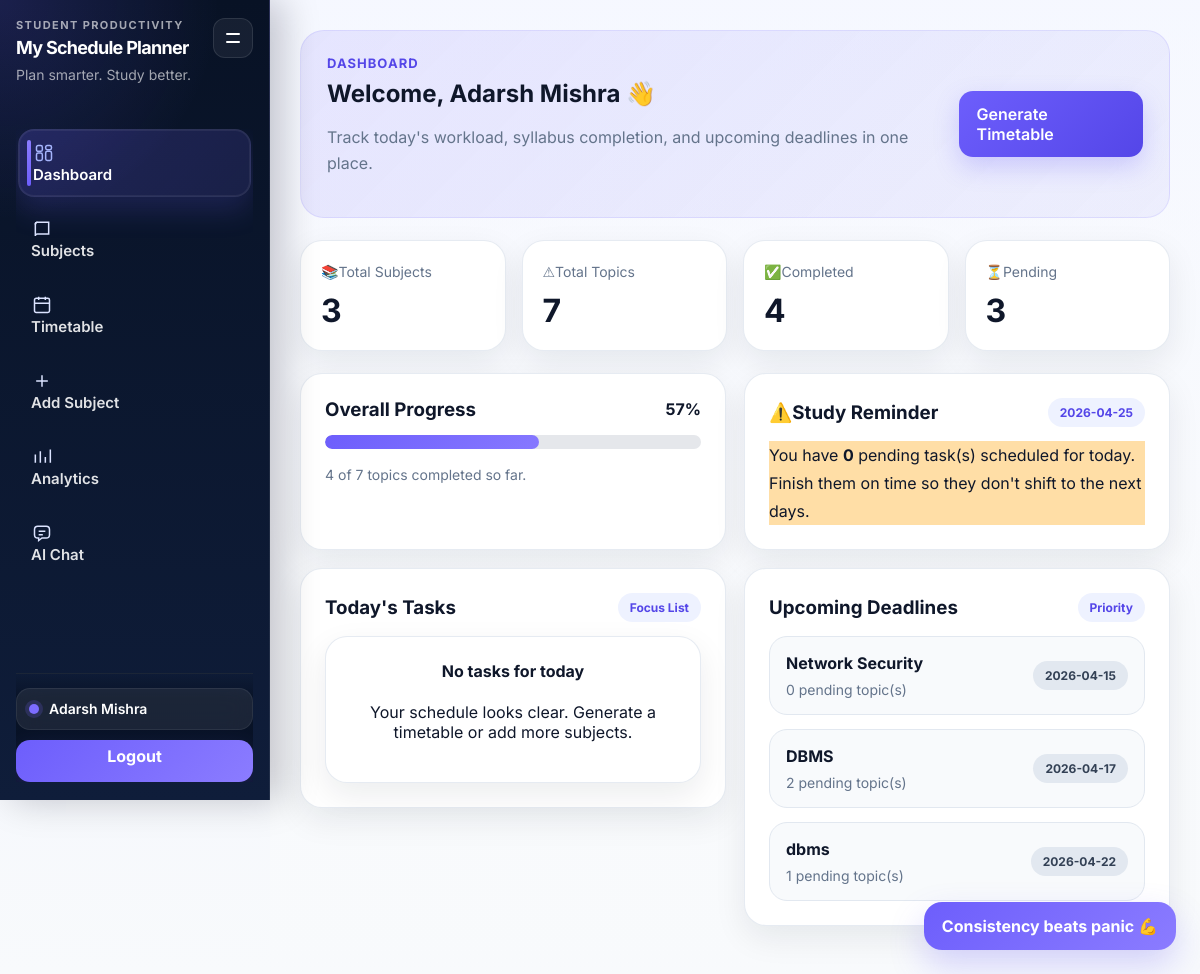
/dashboard (signed in), run on the app's committed database.
### tables this page shows
CREATE TABLE subjects (
        id INTEGER PRIMARY KEY AUTOINCREMENT,
        user_id INTEGER,
        name TEXT,
        deadline TEXT,
        difficulty TEXT
    );

### app.py (the view)
@app.route('/dashboard')
@login_required
def dashboard():
    user_id = session['user_id']
    today = date.today().strftime('%Y-%m-%d')
    conn = get_db()
    cur = conn.cursor()
    cur.execute('SELECT COUNT(*) FROM subjects WHERE user_id=?', (user_id,))
    total_subjects = cur.fetchone()[0]
    cur.execute(
        '''
        SELECT COUNT(*)
        FROM topics t
        JOIN subjects s ON t.subject_id = s.id
        WHERE s.user_id=?
        ''',
        (user_id,),
    )
    total_tasks = cur.fetchone()[0]
    cur.execute(
        '''
        SELECT COUNT(*)
        FROM topics t
        JOIN subjects s ON t.subject_id = s.id
        WHERE s.user_id=? AND t.status='done'
        ''',
        (user_id,),
    )
    completed = cur.fetchone()[0]
    cur.execute(
        '''
        SELECT t.id, t.topic_name, t.status, s.name AS subject_name, s.difficulty, s.deadline, tt.date
        FROM timetable tt
        JOIN topics t ON tt.topic_id = t.id
        JOIN subjects s ON t.subject_id = s.id
        WHERE s.user_id=? AND tt.date=? AND t.status!='done'
        ORDER BY lower(s.difficulty) DESC, t.topic_name ASC
        ''',
        (user_id, today),
    )
    today_tasks = cur.fetchall()
    cur.execute(
        '''
        SELECT s.name, s.deadline, COUNT(t.id) AS pending_topics
        FROM subjects s
        LEFT JOIN topics t ON t.subject_id = s.id AND t.status!='done'
        WHERE s.user_id=?
        GROUP BY s.id
        ORDER BY s.deadline ASC
        LIMIT 3
        ''',
        (user_id,),
    )
    upcoming_deadlines = cur.fetchall()
    conn.close()
    percent = int((completed / total_tasks) * 100) if total_tasks else 0
    pending = max(total_tasks - completed, 0)
    today_pending = len(today_tasks)
    if today_pending == 0 and total_tasks > 0:
        reminder_title = "🎉 All Tasks Completed"
        reminder_msg = "Amazing! Aaj ka pura study plan complete ho gaya 💪"
        reminder_type = "success"
    elif today_pending > 0:
        reminder_title = "⚠️ Pending Tasks"
        reminder_msg = f"You have {today_pending} tasks pending. Finish them before deadline."
        reminder_type = "warning"
    else:
        reminder_title = "🚀 Start Planning"
        reminder_msg = "Generate timetable and start your study journey."
        reminder_type = "info"
    return render_template(
        'dashboard.html',
        user_name=session.get('user_name', 'Student'),
        total_subjects=total_subjects,
        total_tasks=total_tasks,
        completed=completed,
        pending=pending,
        percent=percent,
        today=today,
        today_tasks=today_tasks,
        today_pending=len(today_tasks),
        upcoming_deadlines=upcoming_deadlines,
        reminder_title=reminder_title,
        reminder_msg=reminder_msg,
        reminder_type=reminder_type
    )

### app.py (called while the page is built)
def get_db() -> sqlite3.Connection:
    conn = sqlite3.connect(DB_PATH)
    conn.row_factory = sqlite3.Row
    conn.execute("PRAGMA journal_mode=WAL;")
    conn.execute("PRAGMA busy_timeout = 30000;")
    return conn

def login_required(view_func):
    @wraps(view_func)
    def wrapper(*args, **kwargs):
        if 'user_id' not in session:
            return redirect(url_for('login'))
        return view_func(*args, **kwargs)
    return wrapper

@app.context_processor
def inject_globals():
    return {'project_name': 'My Schedule Planner'}

### templates/dashboard.html
{% extends "base.html" %} {% block content %}
<section class="page-header hero-panel">
    <div>
        <p class="eyebrow">Dashboard</p>
        <h2>Welcome, {{ user_name }} 👋</h2>
        <p class="muted">Track today's workload, syllabus completion, and upcoming deadlines in one place.</p>
    </div>
    <a href="{{ url_for('generate_timetable') }}" class="primary-btn">Generate Timetable</a>
</section>
<section class="stats-grid">
    <div class="stat-card">
        <span>📚Total Subjects</span>
        <h3>{{ total_subjects }}</h3>
    </div>
    <div class="stat-card">
        <span>⚠Total Topics</span>
        <h3>{{ total_tasks }}</h3>
    </div>
    <div class="stat-card">
        <span>✅Completed</span>
        <h3>{{ completed }}</h3>
    </div>
    <div class="stat-card">
        <span>⏳Pending</span>
        <h3>{{ pending }}</h3>
    </div>
</section>
<section class="grid-two">
    <div class="panel-card">
        <div class="section-head">
            <h3>Overall Progress</h3>
            <strong>{{ percent }}%</strong>
        </div>
        <div class="progress-track large">
            <div class="progress-fill" style="width: {{ percent }}%;"></div>
        </div>
        <p class="muted small">{{ completed }} of {{ total_tasks }} topics completed so far.</p>
    </div>
    <div class="panel-card reminder-panel">
        <div class="section-head">
            <h3>⚠️Study Reminder</h3>
            <span class="pill">{{ today }}</span>
        </div>
        <p>You have <strong>{{ today_pending }}</strong> pending task(s) scheduled for today. Finish them on time so they don't shift to the next days.</p>
    </div>
</section>
<section class="grid-two stretch-top">
    <div class="panel-card">
        <div class="section-head">
            <h3>Today's Tasks</h3>
            <span class="pill">Focus List</span>
        </div>
        {% if today_tasks %}
        <div class="task-list">
            {% for task in today_tasks %}
            <div class="task-item">
                <div class="task-main">
                    <div class="task-title-row">
                        <h4>{{ task.topic_name }}</h4>
                        <span class="badge {{ task.difficulty|lower }}">{{ task.difficulty }}</span>
                    </div>
                    <p>{{ task.subject_name }} · Deadline {{ task.deadline }}</p>
                </div>
                <div class="task-actions">
                    <form action="{{ url_for('skip_task', topic_id=task.id) }}" method="POST">
                        <button type="submit" class="ghost-btn">Skip</button>
                    </form>
                    <form action="{{ url_for('mark_done', topic_id=task.id) }}" method="POST">
                        <button type="submit" class="primary-btn small-btn">Done</button>
                    </form>
                </div>
            </div>
            {% endfor %}
        </div>
        {% else %}
        <div class="empty-state compact">
            <h4>No tasks for today</h4>
            <p>Your schedule looks clear. Generate a timetable or add more subjects.</p>
        </div>
        {% endif %}
    </div>
    <div class="panel-card">
        <div class="section-head">
            <h3>Upcoming Deadlines</h3>
            <span class="pill">Priority</span>
        </div>
        {% if upcoming_deadlines %}
        <div class="deadline-list">
            {% for item in upcoming_deadlines %}
            <div class="deadline-row">
                <div>
                    <strong>{{ item.name }}</strong>
                    <p>{{ item.pending_topics }} pending topic(s)</p>
                </div>
                <span class="pill dark">{{ item.deadline }}</span>
            </div>
            {% endfor %}
        </div>
        {% else %}
        <div class="empty-state compact">
            <h4>No deadlines yet</h4>
            <p>Add your subjects to start planning.</p>
        </div>
        {% endif %}
    </div>
</section>
{% endblock %}

### static/style.css (style rules this page uses)
:root { --bg: #0f172a; --panel: #ffffff; --panel-soft: #f8fafc; --border: #e2e8f0; --text: #0f172a; --muted: #64748b; --primary: #6d5efc; --primary-dark: #5446e8; --success: #16a34a; --danger: #dc2626; --warning: #f59e0b; --shadow: 0 12px 32px rgba(15, 23, 42, 0.08); }
* { box-sizing: border-box; }
html, body { margin: 0; padding: 0; font-family: 'Inter', sans-serif; color: var(--text); background: linear-gradient(180deg, #eef2ff 0%, #f8fafc 100%); }
a { color: inherit; text-decoration: none; }
.primary-btn, .ghost-btn, .icon-btn, .ghost-link, .logout-link, .mini-link { transition: 0.2s ease; }
.primary-btn { display: inline-flex; align-items: center; justify-content: center; gap: 8px; border: none; color: #fff; background: linear-gradient(135deg, var(--primary), var(--primary-dark)); padding: 13px 18px; border-radius: 14px; font-weight: 600; box-shadow: 0 10px 24px rgba(109, 94, 252, 0.25); }
.page-header { display: flex; align-items: center; justify-content: space-between; gap: 16px; margin-bottom: 22px; }
.hero-panel { padding: 24px 26px; border-radius: 24px; background: linear-gradient(135deg, rgba(109, 94, 252, 0.12), rgba(79, 70, 229, 0.06)); border: 1px solid rgba(109, 94, 252, 0.12); }
.eyebrow { font-size: 13px; font-weight: 700; text-transform: uppercase; color: var(--primary-dark); letter-spacing: 0.08em; margin: 0 0 8px; }
.page-header h2, .section-head h3, .subject-card h3, .topic-row h4, .task-main h4 { margin: 0; }
.muted { color: var(--muted); line-height: 1.65; }
.small { font-size: 14px; }
.stats-grid { display: grid; grid-template-columns: repeat(4, minmax(0, 1fr)); gap: 16px; margin-bottom: 22px; }
.stat-card, .panel-card, .subject-card, .empty-state { background: var(--panel); border: 1px solid rgba(226, 232, 240, 0.85); border-radius: 22px; box-shadow: var(--shadow); }
.stat-card { padding: 20px; }
.stat-card span { color: var(--muted); font-size: 14px; }
.stat-card h3 { margin: 10px 0 0; font-size: 2rem; }
.grid-two { display: grid; grid-template-columns: repeat(2, minmax(0, 1fr)); gap: 18px; margin-bottom: 18px; }
.stretch-top { align-items: start; }
.panel-card { padding: 24px; }
.section-head { display: flex; align-items: center; justify-content: space-between; gap: 12px; margin-bottom: 14px; }
.progress-track { width: 100%; height: 10px; background: #e5e7eb; border-radius: 999px; overflow: hidden; }
.progress-track.large { height: 14px; }
.progress-fill { height: 100%; border-radius: inherit; background: linear-gradient(135deg, var(--primary), #8678ff); }
.pill, .badge { display: inline-flex; align-items: center; justify-content: center; border-radius: 999px; padding: 7px 12px; font-size: 12px; font-weight: 700; }
.pill { background: #eef2ff; color: var(--primary-dark); }
.pill.dark { background: #e2e8f0; color: #334155; }
.task-list, .topic-list, .deadline-list, .timetable-stack, .subject-list { display: grid; gap: 14px; }
.task-item, .topic-row, .deadline-row { display: flex; align-items: center; justify-content: space-between; gap: 14px; padding: 16px; border: 1px solid var(--border); border-radius: 18px; background: var(--panel-soft); }
.task-main p, .topic-row p, .deadline-row p, .subject-card p { margin: 8px 0 0; color: var(--muted); font-size: 14px; }
.empty-state { text-align: center; padding: 44px 24px; }
.empty-state.compact { padding: 24px; }
.empty-state h3, .empty-state h4 { margin-top: 0; }
.reminder-panel p { margin: 0; line-height: 1.75; background-color: #ffdea6; }
:root { --sidebar-bg-1: #081225; --sidebar-bg-2: #0f1d3a; --sidebar-border: rgba(255, 255, 255, 0.08); --sidebar-text: rgba(255, 255, 255, 0.88); --sidebar-muted: rgba(255, 255, 255, 0.62); --sidebar-hover: rgba(255, 255, 255, 0.08); --sidebar-active: linear-gradient(135deg, rgba(109, 94, 252, 0.22), rgba(124, 108, 255, 0.14)); --sidebar-glow: 0 14px 28px rgba(109, 94, 252, 0.18); }

### data on the page
subjects: name "Network Security", pending_topics "0", deadline "2026-04-15"
subjects: name "DBMS", pending_topics "2", deadline "2026-04-17"
subjects: name "dbms", pending_topics "1", deadline "2026-04-22"

### other printed values
{{ project_name }} "My Schedule Planner"
{{ session.get('user_name', 'Student') }} "Adarsh Mishra"
{{ user_name }} "Adarsh Mishra"
{{ total_subjects }} "3"
{{ total_tasks }} "7"
{{ completed }} "4"
{{ pending }} "3"
{{ percent }} "57"
{{ today_pending }} "0"
